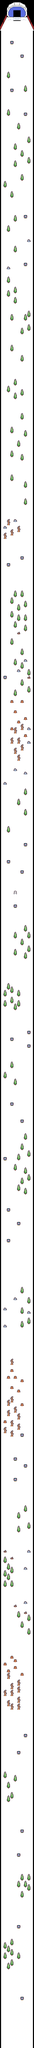

The image is a tile-based game level rendered from a .tmx file. Its description and source (layers, tilesets, objects; grid data summarised) follow:
An orthogonal 10x600 tile map with 16x16 px tiles, 2 tile layers (fondo, objetosInmobiles), 3 tilesets and 163 objects.

<map version="1.10" tiledversion="1.11.1" orientation="orthogonal" renderorder="right-down" width="10" height="600" tilewidth="16" tileheight="16" infinite="0" nextlayerid="4" nextobjectid="168">
 <tileset firstgid="1" source="Character_and_objects.tsx" />
 <tileset firstgid="649" source="snow_black.tsx" />
 <tileset firstgid="665" source="tilemap_packed.tsx" />
 <layer id="1" name="fondo" width="10" height="600">
  <data>[6000 cells, 6000 non-empty, 92 distinct tile ids]</data>
 </layer>
 <layer id="2" name="objetosInmobiles" width="10" height="600">
  <data>[6000 cells, 396 non-empty, 9 distinct tile ids]</data>
 </layer>
 <objectgroup id="3" name="Capa de Objetos 1">
  <object id="1" x="47.75" y="192.25" width="16.5" height="15" />
  <object id="2" x="96" y="255.5" width="16.5" height="15" />
  <object id="3" x="48" y="416.5" width="16.5" height="15" />
  <object id="4" x="112" y="528" width="16.5" height="15" />
  <object id="5" x="111" y="1009.5" width="16.5" height="15" />
  <object id="6" x="127.5" y="1120" width="16.5" height="15" />
  <object id="7" x="110" y="1231.5" width="16.5" height="15" />
  <object id="8" x="31" y="1248.5" width="16.5" height="15" />
  <object id="9" x="63.5" y="2433" width="16.5" height="15" />
  <object id="10" x="15.5" y="2465.5" width="16.5" height="15" />
  <object id="11" x="96.5" y="2609" width="16.5" height="15" />
  <object id="12" x="31" y="2642" width="16.5" height="15" />
  <object id="13" x="79.5" y="2961.5" width="16.5" height="15" />
  <object id="14" x="110" y="3089.5" width="16.5" height="15" />
  <object id="15" x="78.5" y="3136" width="16.5" height="15" />
  <object id="16" x="126" y="3169" width="16.5" height="15" />
  <object id="17" x="14.5" y="3168.5" width="16.5" height="15" />
  <object id="18" x="48.5" y="3279.5" width="16.5" height="15" />
  <object id="19" x="94" y="3282" width="16.5" height="15" />
  <object id="20" x="63.5" y="3328" width="16.5" height="15" />
  <object id="21" x="111.5" y="3360.5" width="16.5" height="15" />
  <object id="22" x="80.5" y="3377" width="16.5" height="15" />
  <object id="23" x="46.5" y="3408.5" width="16.5" height="15" />
  <object id="24" x="127.5" y="3408.5" width="16.5" height="15" />
  <object id="25" x="111" y="3441" width="16.5" height="15" />
  <object id="26" x="127.5" y="3472.5" width="16.5" height="15" />
  <object id="27" x="63.5" y="3599.5" width="16.5" height="15" />
  <object id="28" x="111.5" y="3616.5" width="16.5" height="15" />
  <object id="29" x="16" y="3664.5" width="16.5" height="15" />
  <object id="30" x="111.5" y="3954" width="16.5" height="15" />
  <object id="31" x="31" y="4033" width="16.5" height="15" />
  <object id="32" x="96.5" y="4080.5" width="16.5" height="15" />
  <object id="33" x="63" y="4175.5" width="16.5" height="15" />
  <object id="34" x="63" y="4241" width="16.5" height="15" />
  <object id="35" x="63" y="4241" width="16.5" height="15" />
  <object id="38" x="128.5" y="4833" width="16.5" height="15" />
  <object id="39" x="47" y="4863" width="16.5" height="15" />
  <object id="40" x="126.5" y="4897" width="16.5" height="15" />
  <object id="41" x="46.5" y="5167.5" width="16.5" height="15" />
  <object id="42" x="95" y="5247" width="16.5" height="15" />
  <object id="43" x="15" y="5423.5" width="16.5" height="15" />
  <object id="44" x="15" y="5423.5" width="16.5" height="15" />
  <object id="45" x="31.5" y="5664" width="16.5" height="15" />
  <object id="46" x="78.5" y="5726.5" width="16.5" height="15" />
  <object id="47" x="31" y="5810" width="16.5" height="15" />
  <object id="48" x="64" y="6082" width="16.5" height="15" />
  <object id="50" x="15.5" y="6129" width="16.5" height="15" />
  <object id="51" x="126" y="6144.5" width="16.5" height="15" />
  <object id="52" x="126" y="6144.5" width="16.5" height="15" />
  <object id="53" x="126" y="6144.5" width="16.5" height="15" />
  <object id="54" x="15" y="6207.5" width="16.5" height="15" />
  <object id="55" x="48" y="6418" width="16.5" height="15" />
  <object id="56" x="32" y="6447.5" width="16.5" height="15" />
  <object id="57" x="63" y="6449.5" width="16.5" height="15" />
  <object id="58" x="95.5" y="6464" width="16.5" height="15" />
  <object id="59" x="46.5" y="6496.5" width="16.5" height="15" />
  <object id="60" x="80" y="6513" width="16.5" height="15" />
  <object id="61" x="95" y="6575.5" width="16.5" height="15" />
  <object id="62" x="14.5" y="6658" width="16.5" height="15" />
  <object id="63" x="94.5" y="6721" width="16.5" height="15" />
  <object id="64" x="63" y="6833" width="16.5" height="15" />
  <object id="65" x="112" y="6864.5" width="16.5" height="15" />
  <object id="66" x="62.5" y="6928" width="16.5" height="15" />
  <object id="67" x="14" y="7264.5" width="16.5" height="15" />
  <object id="68" x="126.5" y="7264" width="16.5" height="15" />
  <object id="69" x="46.5" y="7296.5" width="16.5" height="15" />
  <object id="70" x="111.5" y="7345" width="16.5" height="15" />
  <object id="71" x="112" y="7503.5" width="16.5" height="15" />
  <object id="72" x="63" y="7520.5" width="16.5" height="15" />
  <object id="73" x="112.5" y="7552" width="16.5" height="15" />
  <object id="74" x="48" y="7762" width="16.5" height="15" />
  <object id="75" x="64" y="7776.5" width="16.5" height="15" />
  <object id="76" x="14" y="7792.5" width="16.5" height="15" />
  <object id="77" x="63" y="7808" width="16.5" height="15" />
  <object id="78" x="30" y="7824.5" width="16.5" height="15" />
  <object id="79" x="93.5" y="7840.5" width="16.5" height="15" />
  <object id="80" x="110.5" y="8128" width="16.5" height="15" />
  <object id="81" x="79" y="8206.5" width="16.5" height="15" />
  <object id="82" x="96" y="8576" width="16.5" height="15" />
  <object id="83" x="79" y="8688.5" width="16.5" height="15" />
  <object id="84" x="78.5" y="9023" width="16.5" height="15" />
  <object id="85" x="95.5" y="9361.5" width="16.5" height="15" />
  <object id="87" x="32.5" y="336.5" width="14.75" height="31.5" />
  <object id="88" x="111.833" y="399.833" width="14.75" height="31.5" />
  <object id="89" x="33.1667" y="510.5" width="14.75" height="31.5" />
  <object id="90" x="79.8333" y="576.5" width="14.75" height="31.5" />
  <object id="91" x="127.833" y="639.833" width="14.75" height="31.5" />
  <object id="92" x="62.5" y="671.167" width="14.75" height="31.5" />
  <object id="93" x="94.5" y="703.833" width="14.75" height="31.5" />
  <object id="94" x="127.167" y="737.167" width="14.75" height="31.5" />
  <object id="95" x="63.1667" y="750.5" width="14.75" height="31.5" />
  <object id="96" x="97.1667" y="815.833" width="14.75" height="31.5" />
  <object id="97" x="16.5" y="848.5" width="14.75" height="31.5" />
  <object id="98" x="48.5" y="895.833" width="14.75" height="31.5" />
  <object id="99" x="62.5" y="1009.17" width="14.75" height="31.5" />
  <object id="100" x="32.5" y="1055.83" width="14.75" height="31.5" />
  <object id="101" x="64.5" y="1152.5" width="14.75" height="31.5" />
  <object id="102" x="31.1667" y="1294.5" width="14.75" height="31.5" />
  <object id="103" x="64.5" y="1343.83" width="14.75" height="31.5" />
  <object id="104" x="33.1667" y="1360.5" width="14.75" height="31.5" />
  <object id="105" x="63.8333" y="1391.83" width="14.75" height="31.5" />
  <object id="106" x="48.5" y="1473.17" width="14.75" height="31.5" />
  <object id="107" x="127.833" y="1455.17" width="14.75" height="31.5" />
  <object id="108" x="112.5" y="1473.17" width="14.75" height="31.5" />
  <object id="109" x="127.833" y="1517.83" width="14.75" height="31.5" />
  <object id="110" x="95.1667" y="1536.5" width="14.75" height="31.5" />
  <object id="111" x="48.5" y="1614.5" width="14.75" height="31.5" />
  <object id="112" x="95.8333" y="1663.17" width="14.75" height="31.5" />
  <object id="113" x="63.8333" y="1777.17" width="14.75" height="31.5" />
  </objectgroup>
</map>
<!-- 54 of 163 objects omitted -->
